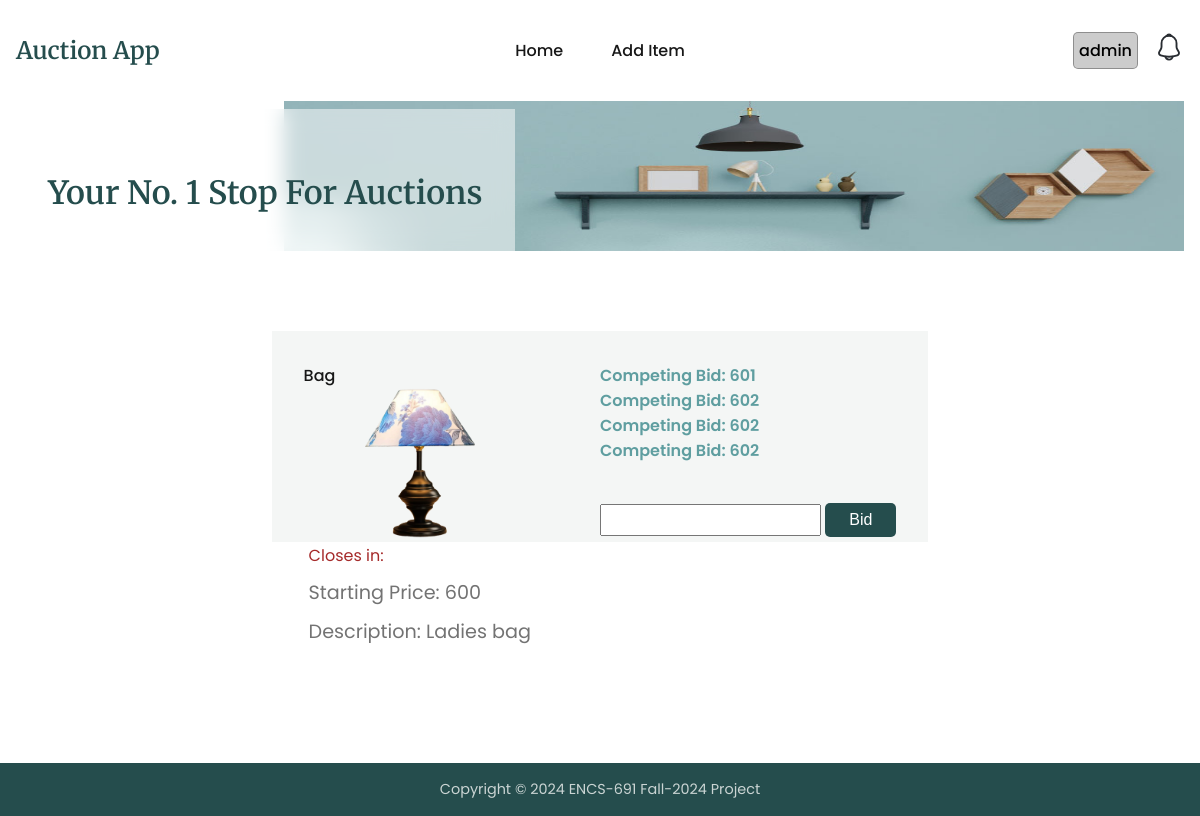
/auctions/lot/10/ (signed in), run on the app's committed database.
### auctions/models.py (models this page shows, shortened)
class Item(models.Model):
    name = models.CharField(max_length=200)
    description = models.CharField(max_length=200)
    categoryid = models.CharField(max_length=200)
    subcategoryid = models.CharField(max_length=200, default='1')
    status = models.CharField(max_length=200)
    minimumbid = models.IntegerField()
    username = models.CharField(max_length=200)
    image = models.CharField(max_length=200)
    createdat = models.DateTimeField(default=timezone.now)

class Bid(models.Model):
    auctionid = models.CharField(max_length=200)
    itemid = models.CharField(max_length=200)
    username = models.CharField(max_length=200)
    amount = models.IntegerField()
    createdat = models.DateTimeField(default=timezone.now)

### auctions/views.py (the view)
# urls.py: path('lot/<int:id>/', views.bidItem, name='bidItem'),
@login_required
def bidItem(req, id):
    if req.method == 'GET':
      bids = None
      auction = getAuctionByItemId(id)
      try:
          bids = Bid.objects.filter(auctionid=auction.id)
      except:
          logging.error(f'Item does not exist')
      item = getRecordByPk(Item, id)
      context = {'item': item, 'bids':bids}
      return render(req, 'auctions/bidItem.html', context=context)
    return addNewBid(req, id)

### auctions/utils.py (called while the page is built)
def getRecordByPk(model, id):
    try:
        record = model.objects.get(pk=id)
    except (KeyError, model.DoesNotExist):
        logging.error('getRecordByPk: model does not exist')
        return None
    else:
        return record

def getAuctionByItemId(id, field=''):
    try:
        auction = Auction.objects.get(itemid=id)
    except (KeyError, Auction.DoesNotExist):
        logging.error(f'Auction does not exist')
        return None
    else:
        if field:
            return getattr(auction, field)
        return auction

### templates/auctions/bidItem.html (shortened to what this page needs)
{% extends "base.html" %}
{% block content %}
<div class="biditem-container">
  <section class="section__container product__container" id="product">
    <div class="biditem-grid">
      {% if item %}
      <div class="product__card">
        <h4>{{item.name}}</h4>
        <img src="{{item.image}}" alt="{{item.name}}" />
        <div class="biditem-p" id="close-in">
          Closes in:
        </div>
        <p>Starting Price: {{item.minimumbid}}</p>
        <p>Description: {{item.description}}</p>
      </div>
      {% endif %}
      <div class="bid-info product__card" id="bid-info">
        <div class="bid-list">
          {% if bids %}
          <ul>
            {% for bid in bids %}
            <li>Competing Bid: {{bid.amount}}</li>
            {% endfor %}
          </ul>
          {% endif %}
        </div>
        <div id="bid-winner" hx-get="{% url 'auctions:getWinner' item.id %}" hx-trigger="every 2s"
          hx-target="#bid-winner">
        </div>
        <form class="bid-detail" hx-post="{% url 'auctions:bidItem' item.id %}" hx-target=".bid-list">
          <input class="input" name="amount" type="number">
          <button type="submit" class="btn">Bid</button>
        </form>
      </div>
    </div>
  </section>
</div>
{% endblock %}

### templates/base.html (shortened to what this page needs)
{% load static %}
<!DOCTYPE html>
<html lang="en">
<head>
  <link rel="stylesheet" href="{% static 'css/styles.css' %}" />
  <link rel="stylesheet" href="{% static 'css/style.css' %}" />
</head>
<body>
  <nav>
    <div class="nav__header">
      <div class="nav__logo">
        <a href="{% url 'auctions:index' %}" class="logo">Auction App</a>
      </div>
    </div>
    <ul class="nav__links" id="nav-links">
      <li><a href="{% url 'auctions:index' %}">Home</a></li>
      <li><a href="{% url 'auctions:addItem' %}">Add Item</a></li>
    </ul>
    <div class="nav__notification" id="nav-notification">
      {% if user.is_authenticated %}
      <div class="user-container">
        <div id="systemuser">{{user.username}}</div>
      </div>
      <div class="notification-icon"
        hx-get="{% url 'auctions:notification' %}?type=list"
        hx-target="#modal-content"
      >
      </div>
      {% else %}
        <a href="{% url 'users:login' %}">Login</a>
      {% endif %}
    </div>
  </nav>
  <header class="section__container header__container" id="home">
    <div class="header__image">
      <img src="{% static 'images/header.png' %}" alt="header" />
    </div>
    <div class="header__content">
      <div>
        <h1>Your No. 1 Stop For Auctions</h1>
      </div>
    </div>
  </header>
  {% block content %}{% endblock %}
  <footer class="footer" id="contact">
    <div class="footer__bar">
      Copyright © 2024 ENCS-691 Fall-2024 Project
    </div>
  </footer>
</body>
</html>

### auctions/static/css/styles.css (style rules this page uses)
:root { --primary-color: #254d4d; --text-dark: #171717; --text-light: #737373; --extra-light: #f4f6f5; --white: #ffffff; --max-width: 1200px; --header-font: "Merriweather", serif; }
* { padding: 0; margin: 0; box-sizing: border-box; }
.section__container { max-width: var(--max-width); margin: auto; padding: 5rem 1rem; }
.logo { font-size: 1.5rem; font-weight: 600; font-family: var(--header-font); }
img { display: flex; width: 100%; height: 150px; }
a { text-decoration: none; transition: 0.3s; }
ul { list-style: none; }
html, body { scroll-behavior: smooth; }
body { font-family: "Poppins", sans-serif; }
nav { position: fixed; isolation: isolate; width: 100%; max-width: var(--max-width); margin-inline: auto; z-index: 9; }
.nav__header { padding: 1rem; width: 100%; display: flex; align-items: center; justify-content: space-between; background-color: var(--primary-color); }
.nav__logo .logo { color: var(--white); }
.nav__links { position: absolute; top: 65px; left: 0; width: 100%; padding: 2rem; display: flex; align-items: center; justify-content: center; flex-direction: column; gap: 2rem; background-color: var(--primary-color); transition: 0.5s; z-index: -1; transform: translateY(-100%); }
.nav__links a { font-weight: 500; color: var(--white); }
.nav__notification { position: relative; flex: 1; display: flex; align-items: center; justify-content: flex-end; gap: 1rem; }
.header__container { display: grid; overflow: hidden; height: 150px; }
.header__image { grid-area: 1/1/2/2; }
.header__image img { max-width: 900px; margin-left: auto; }
.header__content { grid-area: 1/1/2/2; display: flex; align-items: center; height: 200px; }
.header__content>div { max-width: 500px; padding: 4rem 2rem; background-color: rgba(255, 255, 255, 0.5); backdrop-filter: blur(10px); }
.header__content h1 { margin-bottom: 1rem; font-size: 2rem; font-weight: 600; font-family: var(--header-font); color: var(--primary-color); }
.product__card { position: relative; isolation: isolate; padding: 2rem; }
.product__card::before { position: absolute; content: ""; top: 0; left: 0; width: 100%; height: 60%; background-color: var(--extra-light); z-index: -1; transition: 0.3s; }
.product__card h4 { font-size: 1rem; font-weight: 500; color: var(--text-dark); }
.product__card p { padding: 5px; font-size: 1.2rem; color: var(--text-light); }
.product__card img { max-width: 150px; margin-inline: auto; }
.footer { background-color: var(--primary-color); position: static; left: 0; right: 0; bottom: 0; width: 100%; text-align: center; }
.footer__bar { padding: 1rem; font-size: 0.9rem; color: var(--extra-light); opacity: 0.8; text-align: center; }
@media (width > 768px) { nav { position: static; padding: 2rem 1rem; display: flex; align-items: center; justify-content: space-between; gap: 2rem; } }
@media (width > 768px) { .nav__header { flex: 1; padding: 0; background-color: transparent; } }
@media (width > 768px) { .nav__logo .logo { color: var(--primary-color); } }
@media (width > 768px) { .nav__links { position: static; padding: 0; width: fit-content; flex-direction: row; gap: 3rem; background-color: transparent; transform: none; } }
@media (width > 768px) { .nav__links a { color: var(--text-dark); } }
@media (width > 768px) { .header__container { padding-top: 0; } }
.biditem-container { width: 100%; }
.biditem-grid { display: flex; justify-content: center; }
.biditem-p { color: brown; padding: 5px; }
.bid-list { color: cadetblue; font-weight: 600; }
#bid-winner { color: green; padding: 10px 0; font-weight: 700; }
.btn { width: fit-content; padding: 0.5rem 1.5rem; outline: none; border: none; font-size: 1rem; color: var(--white); white-space: nowrap; background-color: var(--primary-color); border-radius: 5px; transition: 0.3s; cursor: pointer; }
.input { font-size: 1rem; color: var(--text-dark); padding: 5px; }
.bid-detail { margin:20px 0 }

### auctions/static/css/style.css (style rules this page uses)
::placeholder { text-transform: none; }
a { text-decoration: none; }
.logout-user, .notification-icon { cursor: pointer; }
.user-container { position: relative; }
#systemuser { font-weight: 500; background-color: rgba(0, 0, 0, 0.2); border: 1px solid rgba(0, 0, 0, 0.3); border-radius: 5px; padding: 5px; cursor: pointer; }

### data on the page
Item: name "Bag", image (picture), minimumbid "600", description "Ladies bag"
Bid: amount "601"
Bid: amount "602"
Bid: amount "602"
Bid: amount "602"

### other printed values
{{ user.username }} "admin"
